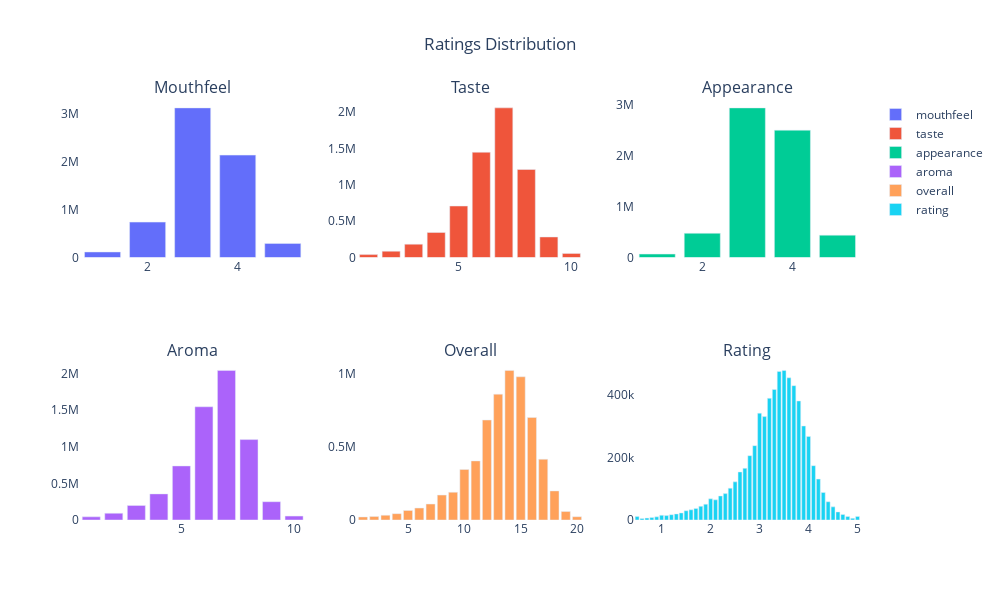

Notebook source saved alongside this figure:
### Code cell
# Display the ratings distribution
global_analysis.display_ratings_distribution()

### Figure 1 — Plotly figure (JSON) as saved in the notebook; plotly's stock layout.template omitted (floating-point values rounded to 4 significant figures)
{"data": [{"name": "mouthfeel", "type": "bar", "x": [1, 2, 3, 4, 5], "xaxis": "x", "y": [115535, 740475, 3131257, 2142766, 294351], "yaxis": "y"}, {"name": "taste", "type": "bar", "x": [1, 2, 3, 4, 5, 6, 7, 8, 9, 10], "xaxis": "x2", "y": [39913, 86739, 183735, 344658, 708675, 1449141, 2060325, 1211745, 282713, 56740], "yaxis": "y2"}, {"name": "appearance", "type": "bar", "x": [1, 2, 3, 4, 5], "xaxis": "x3", "y": [67467, 476021, 2940001, 2501728, 439167], "yaxis": "y3"}, {"name": "aroma", "type": "bar", "x": [1, 2, 3, 4, 5, 6, 7, 8, 9, 10], "xaxis": "x4", "y": [43246, 92102, 198632, 356868, 738839, 1547333, 2044715, 1099163, 250122, 53364], "yaxis": "y4"}, {"name": "overall", "type": "bar", "x": [1, 2, 3, 4, 5, 6, 7, 8, 9, 10, 11, 12, 13, 14, 15, 16, 17, 18, 19, 20], "xaxis": "x5", "y": [20656, 23609, 32402, 43326, 65066, 81612, 109060, 170269, 189558, 345299, 403866, 683294, 860013, 1022577, 978837, 700742, 415106, 198759, 57977, 22356], "yaxis": "y5"}, {"name": "rating", "type": "bar", "x": [0.5, 0.6, 0.7, 0.8, 0.9, 1, 1.1, 1.2, 1.3, 1.4, 1.5, 1.6, 1.7, 1.8, 1.9, 2, 2.1, 2.2, 2.3, 2.4, 2.5, 2.6, 2.7, 2.8, 2.9, 3, 3.1, 3.2, 3.3, 3.4, 3.5, 3.6, 3.7, 3.8, 3.9, 4, 4.1, 4.2, 4.3, 4.4, 4.5, 4.6, 4.7, 4.8, 4.9, 5], "xaxis": "x6", "y": [10963, 4755, 6148, 7851, 10031, 15084, 14089, 16937, 19402, 22676, 29536, 32600, 36997, 43761, 50531, 67499, 64335, 76815, 84280, 101646, 121820, 153526, 165021, 205533, 237569, 341292, 330375, 388782, 416881, 474650, 478004, 454300, 429196, 380228, 300384, 267012, 173588, 130673, 87862, 58295, 41979, 25813, 17714, 11265, 5253, 11433], "yaxis": "y6"}], "layout": {"annotations": [{"font": {"size": 16}, "showarrow": false, "text": "Mouthfeel", "x": 0.1444, "xanchor": "center", "xref": "paper", "y": 1, "yanchor": "bottom", "yref": "paper"}, {"font": {"size": 16}, "showarrow": false, "text": "Taste", "x": 0.5, "xanchor": "center", "xref": "paper", "y": 1, "yanchor": "bottom", "yref": "paper"}, {"font": {"size": 16}, "showarrow": false, "text": "Appearance", "x": 0.8556, "xanchor": "center", "xref": "paper", "y": 1, "yanchor": "bottom", "yref": "paper"}, {"font": {"size": 16}, "showarrow": false, "text": "Aroma", "x": 0.1444, "xanchor": "center", "xref": "paper", "y": 0.375, "yanchor": "bottom", "yref": "paper"}, {"font": {"size": 16}, "showarrow": false, "text": "Overall", "x": 0.5, "xanchor": "center", "xref": "paper", "y": 0.375, "yanchor": "bottom", "yref": "paper"}, {"font": {"size": 16}, "showarrow": false, "text": "Rating", "x": 0.8556, "xanchor": "center", "xref": "paper", "y": 0.375, "yanchor": "bottom", "yref": "paper"}], "height": 600, "paper_bgcolor": "rgb(255,255,255)", "plot_bgcolor": "rgb(255,255,255)", "title": {"text": "Ratings Distribution", "x": 0.5}, "width": 1000, "xaxis": {"anchor": "y", "domain": [0, 0.2889]}, "xaxis2": {"anchor": "y2", "domain": [0.3556, 0.6444]}, "xaxis3": {"anchor": "y3", "domain": [0.7111, 1]}, "xaxis4": {"anchor": "y4", "domain": [0, 0.2889]}, "xaxis5": {"anchor": "y5", "domain": [0.3556, 0.6444]}, "xaxis6": {"anchor": "y6", "domain": [0.7111, 1]}, "yaxis": {"anchor": "x", "domain": [0.625, 1]}, "yaxis2": {"anchor": "x2", "domain": [0.625, 1]}, "yaxis3": {"anchor": "x3", "domain": [0.625, 1]}, "yaxis4": {"anchor": "x4", "domain": [0, 0.375]}, "yaxis5": {"anchor": "x5", "domain": [0, 0.375]}, "yaxis6": {"anchor": "x6", "domain": [0, 0.375]}}}
